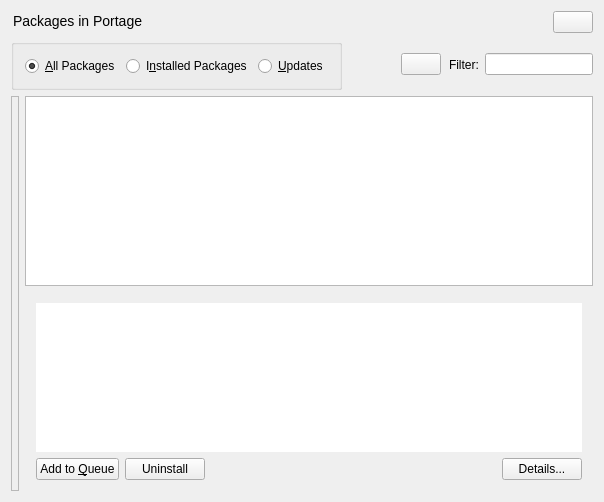
<?xml version="1.0" encoding="UTF-8"?>
<ui version="4.0">
 <class>PortageBase</class>
 <widget class="QWidget" name="PortageBase">
  <property name="geometry">
   <rect>
    <x>0</x>
    <y>0</y>
    <width>604</width>
    <height>502</height>
   </rect>
  </property>
  <property name="focusPolicy">
   <enum>Qt::StrongFocus</enum>
  </property>
  <layout class="QVBoxLayout" name="verticalLayout_3">
   <item>
    <layout class="QHBoxLayout" name="horizontalLayout_2">
     <item>
      <widget class="QLabel" name="textLabel1">
       <property name="sizePolicy">
        <sizepolicy hsizetype="Minimum" vsizetype="Minimum">
         <horstretch>0</horstretch>
         <verstretch>0</verstretch>
        </sizepolicy>
       </property>
       <property name="minimumSize">
        <size>
         <width>200</width>
         <height>20</height>
        </size>
       </property>
       <property name="lineWidth">
        <number>0</number>
       </property>
       <property name="text">
        <string>&lt;font size=&quot;+1&quot;&gt;Packages in Portage&lt;/font&gt;</string>
       </property>
       <property name="alignment">
        <set>Qt::AlignLeading|Qt::AlignLeft|Qt::AlignTop</set>
       </property>
       <property name="wordWrap">
        <bool>false</bool>
       </property>
       <property name="margin">
        <number>2</number>
       </property>
       <property name="indent">
        <number>2</number>
       </property>
      </widget>
     </item>
     <item>
      <spacer name="spacer13">
       <property name="orientation">
        <enum>Qt::Horizontal</enum>
       </property>
       <property name="sizeType">
        <enum>QSizePolicy::Expanding</enum>
       </property>
       <property name="sizeHint" stdset="0">
        <size>
         <width>20</width>
         <height>21</height>
        </size>
       </property>
      </spacer>
     </item>
     <item>
      <widget class="QPushButton" name="pbWhatsThis">
       <property name="sizePolicy">
        <sizepolicy hsizetype="Fixed" vsizetype="Fixed">
         <horstretch>0</horstretch>
         <verstretch>0</verstretch>
        </sizepolicy>
       </property>
       <property name="toolTip">
        <string>What's This</string>
       </property>
       <property name="text">
        <string/>
       </property>
      </widget>
     </item>
    </layout>
   </item>
   <item>
    <layout class="QHBoxLayout" name="horizontalLayout_3">
     <item>
      <widget class="KButtonGroup" name="filterGroup">
       <property name="sizePolicy">
        <sizepolicy hsizetype="Minimum" vsizetype="Minimum">
         <horstretch>0</horstretch>
         <verstretch>0</verstretch>
        </sizepolicy>
       </property>
       <property name="title">
        <string/>
       </property>
       <layout class="QHBoxLayout" name="horizontalLayout_6">
        <item>
         <widget class="QRadioButton" name="radioAll">
          <property name="text">
           <string>&amp;All Packages</string>
          </property>
          <property name="checked">
           <bool>true</bool>
          </property>
          <property name="buttonGroupId" stdset="0">
           <number>1</number>
          </property>
         </widget>
        </item>
        <item>
         <widget class="QRadioButton" name="radioInstalled">
          <property name="text">
           <string>I&amp;nstalled Packages</string>
          </property>
          <property name="buttonGroupId" stdset="0">
           <number>2</number>
          </property>
         </widget>
        </item>
        <item>
         <widget class="QRadioButton" name="radioUpdates">
          <property name="text">
           <string>&amp;Updates</string>
          </property>
          <property name="buttonGroupId" stdset="0">
           <number>4</number>
          </property>
         </widget>
        </item>
       </layout>
      </widget>
     </item>
     <item>
      <spacer name="spacer2">
       <property name="orientation">
        <enum>Qt::Horizontal</enum>
       </property>
       <property name="sizeType">
        <enum>QSizePolicy::Expanding</enum>
       </property>
       <property name="sizeHint" stdset="0">
        <size>
         <width>35</width>
         <height>21</height>
        </size>
       </property>
      </spacer>
     </item>
     <item>
      <widget class="QPushButton" name="pbClearFilter">
       <property name="sizePolicy">
        <sizepolicy hsizetype="Fixed" vsizetype="Fixed">
         <horstretch>0</horstretch>
         <verstretch>0</verstretch>
        </sizepolicy>
       </property>
       <property name="toolTip">
        <string>Clear filter</string>
       </property>
       <property name="text">
        <string/>
       </property>
      </widget>
     </item>
     <item>
      <widget class="QLabel" name="textLabel1_2">
       <property name="sizePolicy">
        <sizepolicy hsizetype="Minimum" vsizetype="Minimum">
         <horstretch>0</horstretch>
         <verstretch>0</verstretch>
        </sizepolicy>
       </property>
       <property name="lineWidth">
        <number>0</number>
       </property>
       <property name="text">
        <string>Filter:</string>
       </property>
       <property name="alignment">
        <set>Qt::AlignLeading|Qt::AlignLeft|Qt::AlignVCenter</set>
       </property>
       <property name="wordWrap">
        <bool>false</bool>
       </property>
       <property name="margin">
        <number>0</number>
       </property>
       <property name="indent">
        <number>2</number>
       </property>
      </widget>
     </item>
     <item>
      <widget class="QLineEdit" name="searchFilter">
       <property name="toolTip">
        <string>Filter packages here...</string>
       </property>
      </widget>
     </item>
    </layout>
   </item>
   <item>
    <layout class="QHBoxLayout" name="horizontalLayout_5">
     <item>
      <widget class="QFrame" name="frame3">
       <property name="enabled">
        <bool>true</bool>
       </property>
       <property name="sizePolicy">
        <sizepolicy hsizetype="Maximum" vsizetype="MinimumExpanding">
         <horstretch>0</horstretch>
         <verstretch>0</verstretch>
        </sizepolicy>
       </property>
       <property name="minimumSize">
        <size>
         <width>0</width>
         <height>0</height>
        </size>
       </property>
       <property name="frameShape">
        <enum>QFrame::StyledPanel</enum>
       </property>
       <property name="frameShadow">
        <enum>QFrame::Sunken</enum>
       </property>
       <property name="lineWidth">
        <number>0</number>
       </property>
       <property name="midLineWidth">
        <number>0</number>
       </property>
       <layout class="QHBoxLayout" name="horizontalLayout">
        <property name="sizeConstraint">
         <enum>QLayout::SetMinimumSize</enum>
        </property>
        <property name="margin">
         <number>0</number>
        </property>
        <item>
         <widget class="CategoriesListView" name="categoriesView" native="true">
          <property name="sizePolicy">
           <sizepolicy hsizetype="Maximum" vsizetype="MinimumExpanding">
            <horstretch>0</horstretch>
            <verstretch>0</verstretch>
           </sizepolicy>
          </property>
          <property name="minimumSize">
           <size>
            <width>0</width>
            <height>0</height>
           </size>
          </property>
         </widget>
        </item>
        <item>
         <widget class="SubCategoriesListView" name="subcategoriesView" native="true">
          <property name="sizePolicy">
           <sizepolicy hsizetype="Maximum" vsizetype="MinimumExpanding">
            <horstretch>0</horstretch>
            <verstretch>0</verstretch>
           </sizepolicy>
          </property>
          <property name="minimumSize">
           <size>
            <width>0</width>
            <height>0</height>
           </size>
          </property>
         </widget>
        </item>
       </layout>
      </widget>
     </item>
     <item>
      <layout class="QVBoxLayout" name="verticalLayout_2">
       <property name="sizeConstraint">
        <enum>QLayout::SetMaximumSize</enum>
       </property>
       <item>
        <widget class="PortageListView" name="packagesView">
         <property name="sizePolicy">
          <sizepolicy hsizetype="MinimumExpanding" vsizetype="Expanding">
           <horstretch>0</horstretch>
           <verstretch>0</verstretch>
          </sizepolicy>
         </property>
         <property name="alternatingRowColors">
          <bool>true</bool>
         </property>
         <property name="selectionMode">
          <enum>QAbstractItemView::MultiSelection</enum>
         </property>
         <property name="verticalScrollMode">
          <enum>QAbstractItemView::ScrollPerPixel</enum>
         </property>
         <property name="uniformRowHeights">
          <bool>true</bool>
         </property>
         <property name="allColumnsShowFocus">
          <bool>true</bool>
         </property>
        </widget>
       </item>
       <item>
        <widget class="QFrame" name="portageFrame">
         <property name="sizePolicy">
          <sizepolicy hsizetype="Preferred" vsizetype="Maximum">
           <horstretch>0</horstretch>
           <verstretch>0</verstretch>
          </sizepolicy>
         </property>
         <property name="minimumSize">
          <size>
           <width>400</width>
           <height>150</height>
          </size>
         </property>
         <property name="maximumSize">
          <size>
           <width>32767</width>
           <height>200</height>
          </size>
         </property>
         <property name="frameShape">
          <enum>QFrame::NoFrame</enum>
         </property>
         <property name="frameShadow">
          <enum>QFrame::Plain</enum>
         </property>
         <layout class="QVBoxLayout" name="verticalLayout">
          <item>
           <widget class="QTextBrowser" name="summaryBrowser">
            <property name="sizePolicy">
             <sizepolicy hsizetype="MinimumExpanding" vsizetype="MinimumExpanding">
              <horstretch>0</horstretch>
              <verstretch>0</verstretch>
             </sizepolicy>
            </property>
            <property name="frameShape">
             <enum>QFrame::NoFrame</enum>
            </property>
           </widget>
          </item>
          <item>
           <layout class="QHBoxLayout" name="horizontalLayout_4">
            <property name="sizeConstraint">
             <enum>QLayout::SetMaximumSize</enum>
            </property>
            <item>
             <widget class="QPushButton" name="pbQueue">
              <property name="sizePolicy">
               <sizepolicy hsizetype="Minimum" vsizetype="Fixed">
                <horstretch>0</horstretch>
                <verstretch>0</verstretch>
               </sizepolicy>
              </property>
              <property name="toolTip">
               <string>Add/Remove selected packages to the Installation Queue</string>
              </property>
              <property name="text">
               <string>Add to &amp;Queue</string>
              </property>
             </widget>
            </item>
            <item>
             <widget class="QPushButton" name="pbUninstall">
              <property name="sizePolicy">
               <sizepolicy hsizetype="Minimum" vsizetype="Fixed">
                <horstretch>0</horstretch>
                <verstretch>0</verstretch>
               </sizepolicy>
              </property>
              <property name="toolTip">
               <string>Uninstall selected packages...</string>
              </property>
              <property name="text">
               <string>Uninstall</string>
              </property>
              <property name="shortcut">
               <string/>
              </property>
             </widget>
            </item>
            <item>
             <spacer name="spacer9">
              <property name="orientation">
               <enum>Qt::Horizontal</enum>
              </property>
              <property name="sizeType">
               <enum>QSizePolicy::Expanding</enum>
              </property>
              <property name="sizeHint" stdset="0">
               <size>
                <width>20</width>
                <height>13</height>
               </size>
              </property>
             </spacer>
            </item>
            <item>
             <widget class="QPushButton" name="pbAdvanced">
              <property name="sizePolicy">
               <sizepolicy hsizetype="Minimum" vsizetype="Fixed">
                <horstretch>0</horstretch>
                <verstretch>0</verstretch>
               </sizepolicy>
              </property>
              <property name="toolTip">
               <string>Show package details...</string>
              </property>
              <property name="text">
               <string>Details...</string>
              </property>
              <property name="shortcut">
               <string>Return</string>
              </property>
             </widget>
            </item>
           </layout>
          </item>
         </layout>
        </widget>
       </item>
      </layout>
     </item>
    </layout>
   </item>
  </layout>
 </widget>
 <layoutdefault spacing="6" margin="11"/>
 <customwidgets>
  <customwidget>
   <class>KButtonGroup</class>
   <extends>QGroupBox</extends>
   <header>kbuttongroup.h</header>
   <container>1</container>
  </customwidget>
  <customwidget>
   <class>QPushButton</class>
   <extends>QPushButton</extends>
   <header>kpushbutton.h</header>
  </customwidget>
  <customwidget>
   <class>QTextBrowser</class>
   <extends>QTextBrowser</extends>
   <header>ktextbrowser.h</header>
  </customwidget>
  <customwidget>
   <class>CategoriesListView</class>
   <extends>QWidget</extends>
   <header>categorieslistview.h</header>
   <container>1</container>
  </customwidget>
  <customwidget>
   <class>SubCategoriesListView</class>
   <extends>QWidget</extends>
   <header>categorieslistview.h</header>
   <container>1</container>
  </customwidget>
  <customwidget>
   <class>PortageListView</class>
   <extends>QTreeView</extends>
   <header>portagelistview.h</header>
  </customwidget>
 </customwidgets>
 <includes>
  <include location="local">kpushbutton.h</include>
  <include location="local">categorieslistview.h</include>
  <include location="local">portagelistview.h</include>
  <include location="local">ktextbrowser.h</include>
  <include location="local">kbuttongroup.h</include>
 </includes>
 <resources/>
 <connections/>
</ui>
